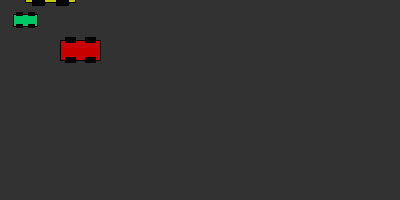
Frame 1 (no input)
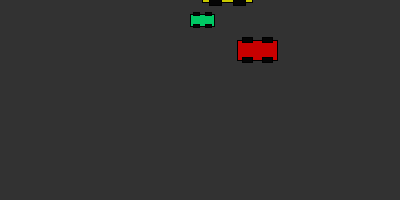
Frame 60 (the mouse pressed at the canvas centre just before this capture)
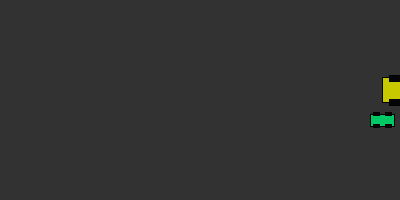
Frame 120 (the mouse held since frame 60 and released just before this capture)

The Processing sketch that drew these frames (run headless with seeded random() and noise(); from frame 60 on, the mouse is pressed at the canvas centre):

// Processing sketch: Fig7_4
// ── Fig7_4.pde
int x = 0;
int speed = 1;

void setup() {
  size(400, 200);
  background(200);
}

void draw() {
  background(50);
  drawCar(x+50, mouseY-10, 50, color(200, 200, 0));
  drawCar(x+25, mouseY+20, 24, color(0, 200, 100));
  drawCar(x+80, mouseY+50, 40, color(200, 0, 0));
  move(3);
  bounce();
}

void drawCar(int x, int y, int thesize, color c) {
  int offset = thesize/4;
  rectMode(CENTER);
  stroke(0);
  fill(c);
  rect(x, y, thesize, thesize/2);
  fill(5);
  rect(x-offset, y-offset, offset, offset/2);
  rect(x+offset, y-offset, offset, offset/2);
  rect(x-offset, y+offset, offset, offset/2);
  rect(x+offset, y+offset, offset, offset/2);
}

void move(int speedFactor) {
  x = x + (speed * speedFactor);
}

void bounce() {
  if ((x > width) || (x < 0)) {
    speed *= -1;
  }
}
